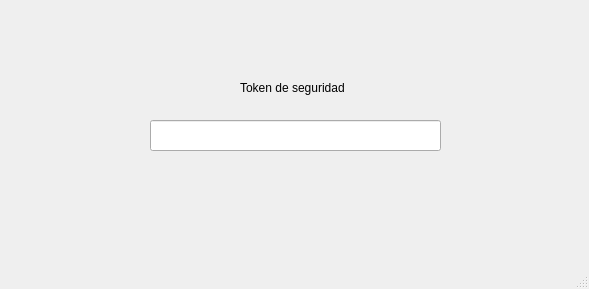
<?xml version="1.0" encoding="UTF-8"?>
<ui version="4.0">
 <class>MainWindow</class>
 <widget class="QMainWindow" name="MainWindow">
  <property name="geometry">
   <rect>
    <x>0</x>
    <y>0</y>
    <width>589</width>
    <height>289</height>
   </rect>
  </property>
  <property name="windowTitle">
   <string>Eliminar base datos</string>
  </property>
  <widget class="QWidget" name="centralwidget">
   <widget class="QLabel" name="label">
    <property name="geometry">
     <rect>
      <x>240</x>
      <y>80</y>
      <width>121</width>
      <height>16</height>
     </rect>
    </property>
    <property name="text">
     <string>Token de seguridad</string>
    </property>
   </widget>
   <widget class="QLineEdit" name="token">
    <property name="geometry">
     <rect>
      <x>150</x>
      <y>120</y>
      <width>291</width>
      <height>31</height>
     </rect>
    </property>
   </widget>
  </widget>
  <widget class="QMenuBar" name="menubar">
   <property name="geometry">
    <rect>
     <x>0</x>
     <y>0</y>
     <width>589</width>
     <height>21</height>
    </rect>
   </property>
  </widget>
  <widget class="QStatusBar" name="statusbar"/>
 </widget>
 <resources/>
 <connections/>
</ui>
